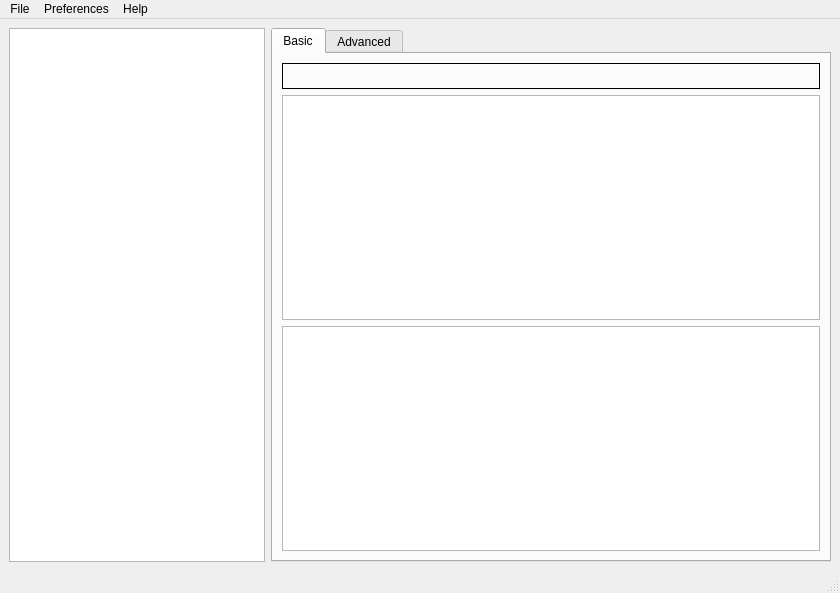
<?xml version="1.0" encoding="UTF-8"?>
<ui version="4.0">
 <class>Client</class>
 <widget class="QMainWindow" name="Client">
  <property name="geometry">
   <rect>
    <x>0</x>
    <y>0</y>
    <width>840</width>
    <height>593</height>
   </rect>
  </property>
  <property name="windowTitle">
   <string>Client</string>
  </property>
  <widget class="QWidget" name="centralwidget">
   <layout class="QFormLayout" name="formLayout">
    <item row="0" column="0">
     <widget class="QTextBrowser" name="textBrowser_test"/>
    </item>
    <item row="0" column="1">
     <widget class="QTabWidget" name="tabWidget_bas">
      <property name="sizePolicy">
       <sizepolicy hsizetype="Preferred" vsizetype="Preferred">
        <horstretch>1</horstretch>
        <verstretch>1</verstretch>
       </sizepolicy>
      </property>
      <property name="sizeIncrement">
       <size>
        <width>0</width>
        <height>0</height>
       </size>
      </property>
      <property name="currentIndex">
       <number>0</number>
      </property>
      <widget class="QWidget" name="tab_basic">
       <attribute name="title">
        <string>Basic</string>
       </attribute>
       <layout class="QVBoxLayout" name="verticalLayout">
        <item>
         <widget class="QLabel" name="form_label">
          <property name="font">
           <font>
            <pointsize>16</pointsize>
            <weight>75</weight>
            <bold>true</bold>
           </font>
          </property>
          <property name="frameShape">
           <enum>QFrame::Box</enum>
          </property>
          <property name="lineWidth">
           <number>1</number>
          </property>
          <property name="midLineWidth">
           <number>0</number>
          </property>
          <property name="text">
           <string/>
          </property>
          <property name="textFormat">
           <enum>Qt::AutoText</enum>
          </property>
          <property name="pixmap">
           <pixmap>C:/Users/Bary/Desktop/form.png</pixmap>
          </property>
          <property name="scaledContents">
           <bool>false</bool>
          </property>
          <property name="alignment">
           <set>Qt::AlignCenter</set>
          </property>
         </widget>
        </item>
        <item>
         <widget class="QListWidget" name="listWidget_bas"/>
        </item>
        <item>
         <widget class="QListWidget" name="listWidget_bas1">
          <property name="sizePolicy">
           <sizepolicy hsizetype="Expanding" vsizetype="Expanding">
            <horstretch>0</horstretch>
            <verstretch>0</verstretch>
           </sizepolicy>
          </property>
         </widget>
        </item>
       </layout>
      </widget>
      <widget class="QWidget" name="tab_advanced">
       <attribute name="title">
        <string>Advanced</string>
       </attribute>
       <layout class="QVBoxLayout" name="verticalLayout_2">
        <item>
         <widget class="QLabel" name="form_label2">
          <property name="font">
           <font>
            <pointsize>16</pointsize>
            <weight>75</weight>
            <bold>true</bold>
           </font>
          </property>
          <property name="frameShape">
           <enum>QFrame::Box</enum>
          </property>
          <property name="lineWidth">
           <number>1</number>
          </property>
          <property name="midLineWidth">
           <number>0</number>
          </property>
          <property name="text">
           <string/>
          </property>
          <property name="textFormat">
           <enum>Qt::AutoText</enum>
          </property>
          <property name="pixmap">
           <pixmap>C:/Users/Bary/Desktop/form.png</pixmap>
          </property>
          <property name="scaledContents">
           <bool>false</bool>
          </property>
          <property name="alignment">
           <set>Qt::AlignCenter</set>
          </property>
         </widget>
        </item>
        <item>
         <widget class="QListWidget" name="listWidget_adv"/>
        </item>
        <item>
         <widget class="QListWidget" name="listWidget_adv1"/>
        </item>
        <item>
         <widget class="QPushButton" name="send_button">
          <property name="text">
           <string>SEND</string>
          </property>
         </widget>
        </item>
       </layout>
      </widget>
     </widget>
    </item>
   </layout>
  </widget>
  <widget class="QMenuBar" name="menubar">
   <property name="geometry">
    <rect>
     <x>0</x>
     <y>0</y>
     <width>840</width>
     <height>21</height>
    </rect>
   </property>
   <widget class="QMenu" name="menuFile">
    <property name="title">
     <string>File</string>
    </property>
    <addaction name="actionOpen"/>
    <addaction name="actionQuit"/>
   </widget>
   <widget class="QMenu" name="menuPreferences">
    <property name="title">
     <string>Preferences</string>
    </property>
   </widget>
   <widget class="QMenu" name="menuHelp">
    <property name="title">
     <string>Help</string>
    </property>
   </widget>
   <addaction name="menuFile"/>
   <addaction name="menuPreferences"/>
   <addaction name="menuHelp"/>
  </widget>
  <widget class="QStatusBar" name="statusbar"/>
  <action name="actionQuit">
   <property name="text">
    <string>Quit</string>
   </property>
  </action>
  <action name="actionOpen">
   <property name="text">
    <string>Open</string>
   </property>
  </action>
 </widget>
 <resources/>
 <connections>
  <connection>
   <sender>actionQuit</sender>
   <signal>triggered()</signal>
   <receiver>Client</receiver>
   <slot>close()</slot>
   <hints>
    <hint type="sourcelabel">
     <x>-1</x>
     <y>-1</y>
    </hint>
    <hint type="destinationlabel">
     <x>399</x>
     <y>299</y>
    </hint>
   </hints>
  </connection>
 </connections>
</ui>
